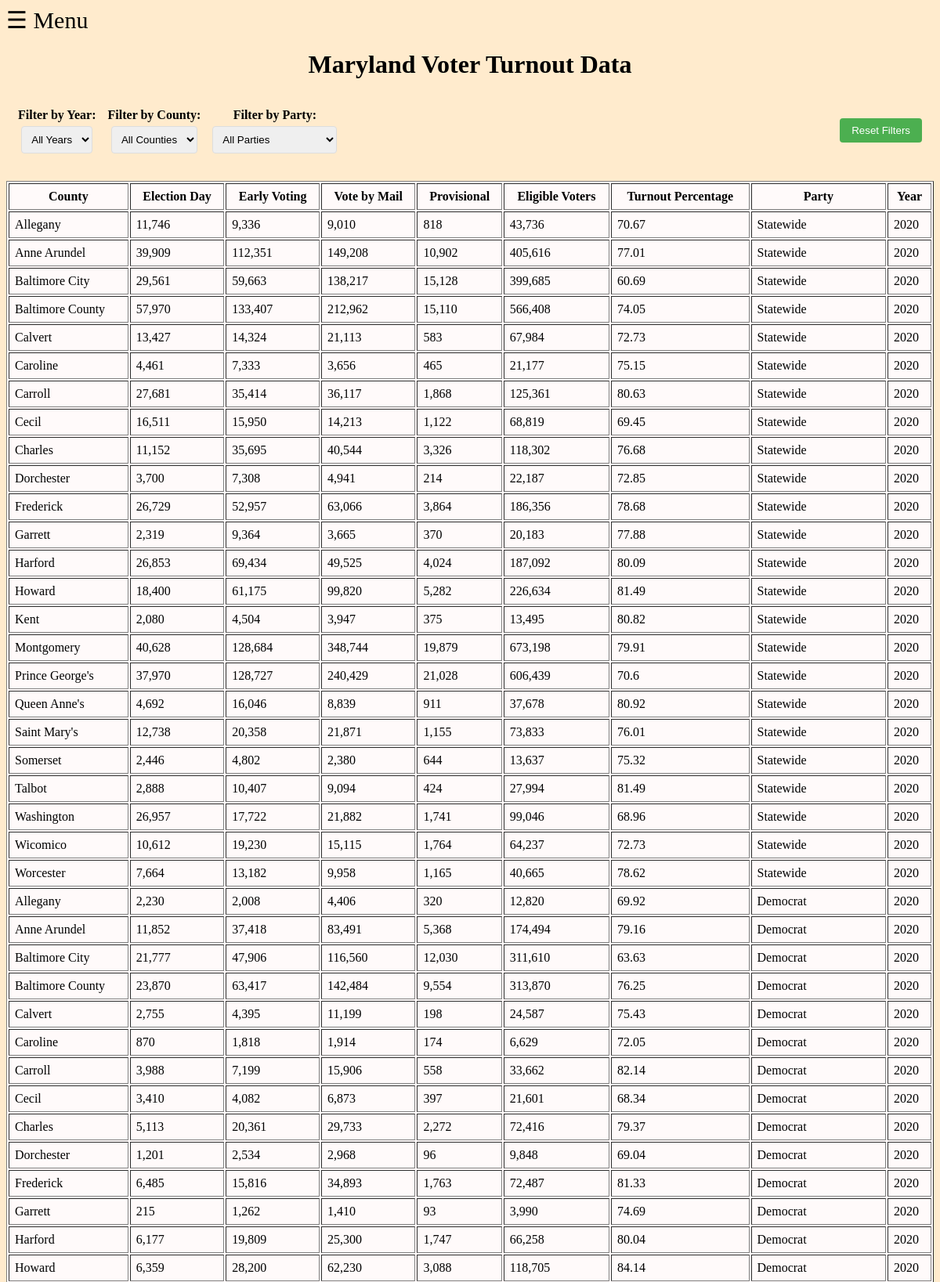
The app's page /official-turnout (upper part) with its own data.
### app.py (models this page shows)
class OfficialTurnout(Model):
    county = CharField(column_name='County')
    election_day = IntegerField(column_name='Election Day')
    early_voting = IntegerField(column_name='Early Voting')
    vote_by_mail = IntegerField(column_name='Vote By Mail')
    provisional = IntegerField(column_name='Provisional')
    eligible_voters = IntegerField(column_name='Eligible Voters')
    turnout_percent = DoubleField(column_name='Turnout Percentage')
    party = CharField(column_name='Party')
    year = IntegerField(column_name='Year')
    class Meta:
        table_name = "official_turnout"
        database = db
        primary_key = False

### app.py (the view)
@app.route("/official-turnout")
def official_turnout():
    object_list = OfficialTurnout.select(
        OfficialTurnout.county,
        OfficialTurnout.election_day,
        OfficialTurnout.early_voting,
        OfficialTurnout.vote_by_mail,
        OfficialTurnout.provisional,
        OfficialTurnout.eligible_voters,
        OfficialTurnout.turnout_percent,
        OfficialTurnout.party,
        OfficialTurnout.year
    )
    template = 'official_turnout.html'
    return render_template(template, object_list=object_list)

### templates/official_turnout.html (shortened to what this page needs)
<!doctype html>
<html lang="en">
    <head>
        <link rel="stylesheet" href="/static/general_style.css">
        <link rel="stylesheet" href="/static/official_turnout.css">
        <link rel="stylesheet" href="//cdn.datatables.net/2.0.0/css/dataTables.dataTables.min.css"/>
    </head>
    <body>
        <span style="font-size:30px;cursor:pointer" onclick="openNav()">&#9776; Menu</span>
        <h1>Maryland Voter Turnout Data</h1>
        <div class="controls">
            <div class="filter-group">
                <label for="year-filter">Filter by Year:</label>
                <select id="year-filter">
                    <option value="all">All Years</option>
                </select>
            </div>
            <div class="filter-group">
                <label for="county-filter">Filter by County:</label>
                <select id="county-filter">
                    <option value="all">All Counties</option>
                </select>
            </div>
            <div class="filter-group">
                <label for="party-filter">Filter by Party:</label>
                <select id="party-filter">
                    <option value="none">All Parties</option>
                </select>
            </div>
            <button id="reset-filters">Reset Filters</button>
        </div>
        <table id="voter-data" border=1 cellpadding=7>
            <thead>
                <tr>
                    <th>County</th>
                    <th>Election Day</th>
                    <th>Early Voting</th>
                    <th>Vote by Mail</th>
                    <th>Provisional</th>
                    <th>Eligible Voters</th>
                    <th>Turnout Percentage</th>
                    <th>Party</th>
                    <th>Year</th>
                </tr>
            </thead>
            <tbody>
                {% for obj in object_list %}
                <tr>
                    <td>{{ obj.county }}</td>
                    <td>{{ "{:,}".format(obj.election_day) }}</td>
                    <td>{{ "{:,}".format(obj.early_voting) }}</td>
                    <td>{{ "{:,}".format(obj.vote_by_mail) }}</td>
                    <td>{{ "{:,}".format(obj.provisional) }}</td>
                    <td>{{ "{:,}".format(obj.eligible_voters) }}</td>
                    <td>{{ "{:,}".format(obj.turnout_percent) }}</td>
                    <td>{{ obj.party }}</td>
                    <td>{{ obj.year }}</td>
                </tr>
                {% endfor %}
            </tbody>
        </table>
    </body>
</html>

### static/general_style.css (style rules this page uses)
body { background-color: blanchedalmond; }
h1, h3 { text-align: center; }
table { background-color:snow; }
#voter-data { width: 100%; table-layout: auto; }

### static/official_turnout.css (style rules this page uses)
.controls { padding: 15px; border-radius: 5px; margin-bottom: 20px; display: flex; flex-wrap: wrap; gap: 15px; align-items: center; }
.filter-group { display: flex; flex-direction: column; align-items: center; }
label { font-weight: bold; margin-bottom: 5px; }
select, button { padding: 8px; border-radius: 4px; border: 1px solid #ddd; }
button { background: #4CAF50; color: white; border: none; cursor: pointer; padding: 8px 15px; margin-left: auto; }

### records on screen
OfficialTurnout: county "Allegany", election_day "11,746", early_voting "9,336", vote_by_mail "9,010", provisional "818", eligible_voters "43,736", turnout_percent "70.67", party "Statewide", year "2020"
OfficialTurnout: county "Calvert", election_day "13,427", early_voting "14,324", vote_by_mail "21,113", provisional "583", eligible_voters "67,984", turnout_percent "72.73", party "Statewide", year "2020"
OfficialTurnout: county "Caroline", election_day "4,461", early_voting "7,333", vote_by_mail "3,656", provisional "465", eligible_voters "21,177", turnout_percent "75.15", party "Statewide", year "2020"
OfficialTurnout: county "Dorchester", election_day "3,700", early_voting "7,308", vote_by_mail "4,941", provisional "214", eligible_voters "22,187", turnout_percent "72.85", party "Statewide", year "2020"
OfficialTurnout: county "Garrett", election_day "2,319", early_voting "9,364", vote_by_mail "3,665", provisional "370", eligible_voters "20,183", turnout_percent "77.88", party "Statewide", year "2020"
OfficialTurnout: county "Kent", election_day "2,080", early_voting "4,504", vote_by_mail "3,947", provisional "375", eligible_voters "13,495", turnout_percent "80.82", party "Statewide", year "2020"
OfficialTurnout: county "Queen Anne's", election_day "4,692", early_voting "16,046", vote_by_mail "8,839", provisional "911", eligible_voters "37,678", turnout_percent "80.92", party "Statewide", year "2020"
OfficialTurnout: county "Somerset", election_day "2,446", early_voting "4,802", vote_by_mail "2,380", provisional "644", eligible_voters "13,637", turnout_percent "75.32", party "Statewide", year "2020"
OfficialTurnout: county "Talbot", election_day "2,888", early_voting "10,407", vote_by_mail "9,094", provisional "424", eligible_voters "27,994", turnout_percent "81.49", party "Statewide", year "2020"
OfficialTurnout: county "Allegany", election_day "2,230", early_voting "2,008", vote_by_mail "4,406", provisional "320", eligible_voters "12,820", turnout_percent "69.92", party "Democrat", year "2020"
OfficialTurnout: county "Calvert", election_day "2,755", early_voting "4,395", vote_by_mail "11,199", provisional "198", eligible_voters "24,587", turnout_percent "75.43", party "Democrat", year "2020"
OfficialTurnout: county "Caroline", election_day "870", early_voting "1,818", vote_by_mail "1,914", provisional "174", eligible_voters "6,629", turnout_percent "72.05", party "Democrat", year "2020"
OfficialTurnout: county "Carroll", election_day "3,988", early_voting "7,199", vote_by_mail "15,906", provisional "558", eligible_voters "33,662", turnout_percent "82.14", party "Democrat", year "2020"
OfficialTurnout: county "Cecil", election_day "3,410", early_voting "4,082", vote_by_mail "6,873", provisional "397", eligible_voters "21,601", turnout_percent "68.34", party "Democrat", year "2020"
OfficialTurnout: county "Dorchester", election_day "1,201", early_voting "2,534", vote_by_mail "2,968", provisional "96", eligible_voters "9,848", turnout_percent "69.04", party "Democrat", year "2020"
OfficialTurnout: county "Garrett", election_day "215", early_voting "1,262", vote_by_mail "1,410", provisional "93", eligible_voters "3,990", turnout_percent "74.69", party "Democrat", year "2020"

### other values on screen
{{ obj.county }} "Anne Arundel" "Baltimore City" "Baltimore County" "Carroll" "Cecil" "Charles" "Frederick" "Harford" "Howard" "Montgomery" "Prince George's" "Saint Mary's" "Washington" "Wicomico" "Worcester" "Anne Arundel" "Baltimore City" "Baltimore County" "Charles" "Frederick" "Harford" "Howard"
{{ "{:,}".format(obj.election_day) }} "39,909" "29,561" "57,970" "27,681" "16,511" "11,152" "26,729" "26,853" "18,400" "40,628" "37,970" "12,738" "26,957" "10,612" "7,664" "11,852" "21,777" "23,870" "5,113" "6,485" "6,177" "6,359"
{{ "{:,}".format(obj.early_voting) }} "112,351" "59,663" "133,407" "35,414" "15,950" "35,695" "52,957" "69,434" "61,175" "128,684" "128,727" "20,358" "17,722" "19,230" "13,182" "37,418" "47,906" "63,417" "20,361" "15,816" "19,809" "28,200"
{{ "{:,}".format(obj.vote_by_mail) }} "149,208" "138,217" "212,962" "36,117" "14,213" "40,544" "63,066" "49,525" "99,820" "348,744" "240,429" "21,871" "21,882" "15,115" "9,958" "83,491" "116,560" "142,484" "29,733" "34,893" "25,300" "62,230"
{{ "{:,}".format(obj.provisional) }} "10,902" "15,128" "15,110" "1,868" "1,122" "3,326" "3,864" "4,024" "5,282" "19,879" "21,028" "1,155" "1,741" "1,764" "1,165" "5,368" "12,030" "9,554" "2,272" "1,763" "1,747" "3,088"
{{ "{:,}".format(obj.eligible_voters) }} "405,616" "399,685" "566,408" "125,361" "68,819" "118,302" "186,356" "187,092" "226,634" "673,198" "606,439" "73,833" "99,046" "64,237" "40,665" "174,494" "311,610" "313,870" "72,416" "72,487" "66,258" "118,705"
{{ "{:,}".format(obj.turnout_percent) }} "77.01" "60.69" "74.05" "80.63" "69.45" "76.68" "78.68" "80.09" "81.49" "79.91" "70.6" "76.01" "68.96" "72.73" "78.62" "79.16" "63.63" "76.25" "79.37" "81.33" "80.04" "84.14"
{{ obj.party }} "Statewide" "Statewide" "Statewide" "Statewide" "Statewide" "Statewide" "Statewide" "Statewide" "Statewide" "Statewide" "Statewide" "Statewide" "Statewide" "Statewide" "Statewide" "Democrat" "Democrat" "Democrat" "Democrat" "Democrat" "Democrat" "Democrat"
{{ obj.year }} "2020" "2020" "2020" "2020" "2020" "2020" "2020" "2020" "2020" "2020" "2020" "2020" "2020" "2020" "2020" "2020" "2020" "2020" "2020" "2020" "2020" "2020"
